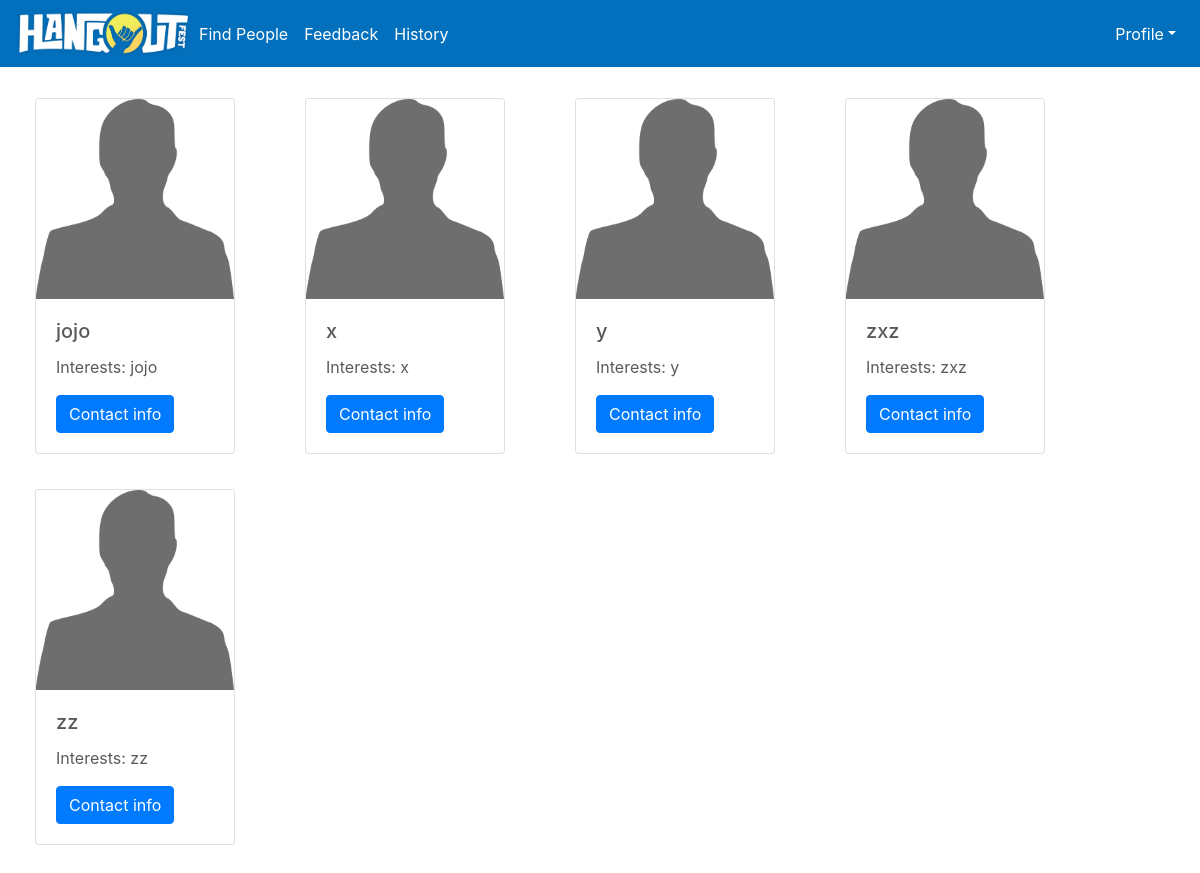
/findpeople (signed in), run on the app's committed database.
### tables this page shows
CREATE TABLE "hangout_info"
(
	id int not null,
	fullname varchar(1024) not null,
	number integer not null,
	interests varchar(2048) not null,
	rating integer default 0
);

CREATE TABLE "users"
(
	id integer not null
		constraint users_pk
			primary key autoincrement,
	date_of_registration timestamp default CURRENT_TIMESTAMP not null,
	username varchar(255) not null,
	email varchar(255) not null,
	password varchar(255) not null, photoType varchar(255),
	unique (id, username)
);

### app.py (the view)
@app.route('/findpeople')
@login_required
def findpeople():
    users = db.execute(
        "SELECT users.username,email,fullname,number,interests,photoType,hangout_info.rating from users"
        " INNER JOIN hangout_info ON hangout_info.id=users.id").fetchall()
    return render_template('find_people.html', users=users)

### app.py (called while the page is built)
@app.after_request
def after_request(response):
    response.headers['Cache-Control'] = \
        'no-cache, no-store, must-revalidate'
    response.headers['Expires'] = 0
    response.headers['Pragma'] = 'no-cache'
    return response

### helpers.py (called while the page is built)
def login_required(f):
    @wraps(f)
    def decorated_function(*args, **kwargs):
        if session.get("user_name") is None:
            return redirect("/signin")
        return f(*args, **kwargs)
    return decorated_function

### templates/find_people.html (shortened to what this page needs)
{% extends "base.html" %}
{% block content %}
    <main role="main">
        <div class="results container-lg">
            {% for user in users %}
                <div class="card" style="max-width: 200px;max-height: 450px">
                    <img class="card-img-top userphoto" width="250" height="200"
                         src="/static/profile_photos/{{ user[5] }}"
                         alt="{{ user[0] }}"/>
                    <div class="card-body">
                        <h5 class="card-title">{{ user[2] }}</h5>
                        <p class="card-text">Interests: {{ user[4] }}</p>
                        <button type="button" data-target="#{{ user[0] }}-contactInfo" data-toggle="modal"
                                class="btn btn-zenon btn-primary">Contact info
                        </button>
                    </div>
                </div>
            {% endfor %}
        </div>
    </main>
{% endblock %}

### templates/base.html (shortened to what this page needs)
<!DOCTYPE html>
<html lang="en">
<head>
    {% block head %}
        <link href="/static/login.css" rel="stylesheet">
        <link rel="stylesheet" href="https://stackpath.bootstrapcdn.com/bootstrap/4.3.1/css/bootstrap.min.css"
>
        <link href="/static/carousel.css" rel="stylesheet">
        <link rel="stylesheet" href="/static/base.css">
        <link rel="stylesheet" href="/static/stars.css"/>
    {% endblock %}
</head>
<body>
{% block nav %}
    <header>
        <nav class="navbar navbar-expand-md fixed-top">
            <a href="/">
                <img src="/static/hangout-logo-2019.png" height="51" width="175" alt="logo"/>
            </a>
            <div class="collapse navbar-collapse" id="navbarSupportedContent">
                <div id="navbarCollapse" class="collapse navbar-collapse">
                    <ul class="nav navbar-nav" id="navbar-left">
                        <li class="nav-item">
                            <a href="/findpeople" class="nav-link">Find People</a>
                        </li>
                        <li class="nav-item">
                            <a href="/review" class="nav-link">Feedback</a>
                        </li>
                        <li class="nav-item">
                            <a href="#" class="nav-link">History</a>
                        </li>
                    </ul>
                    <ul class="nav navbar-nav ml-auto" id="navbar-right">
                        <li class="nav-item dropdown" id="profile">
                            <a href="#" class="nav-link dropdown-toggle" data-toggle="dropdown">Profile</a>
                        </li>
                    </ul>
                </div>
            </div>
        </nav>
    </header>
{% endblock %}
<div id="content">
    {% block content %}
    {% endblock %}
</div>
</body>
</html>

### static/login.css (style rules this page uses)
body { color: #434343; background: #dfe7e9; font-family: 'Varela Round', sans-serif; }
.form-control, .btn { border-radius: 50px; outline: none !important; }
.btn-zenon { color: #fff; background-color: #0270BD; border-color: #0270BD; }
nav { background-color: #0270BD; }

### static/carousel.css (style rules this page uses)
body { padding-top: 3rem; color: #5a5a5a; }

### static/base.css (style rules this page uses)
nav { background-color: #0270BD; }
nav a { color: #ffffff; }

### templates/find_people.html (style rules this page uses)
.card { float: left; margin-left: 35px; margin-right: 35px; margin-bottom: 35px; width: 90%; }
.results { margin-top: 50px; height: 100%; align-items: center; justify-content: center; }

### data on the page
hangout_info: photoType (placeholder picture), fullname "jojo", interests "jojo"
hangout_info: photoType (placeholder picture), fullname "x", interests "x"
hangout_info: photoType (placeholder picture), fullname "y", interests "y"
hangout_info: photoType (placeholder picture), fullname "zxz", interests "zxz"
hangout_info: photoType (placeholder picture), fullname "zz", interests "zz"
